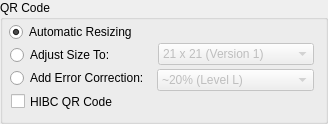
    <widget class="QGroupBox" name="grpQR" >
     <property name="geometry" >
      <rect>
       <x>108</x>
       <y>30</y>
       <width>328</width>
       <height>124</height>
      </rect>
     </property>
     <property name="title" >
      <string>QR Code</string>
     </property>
     <widget class="QRadioButton" name="radQRAuto" >
      <property name="geometry" >
       <rect>
        <x>9</x>
        <y>21</y>
        <width>135</width>
        <height>22</height>
       </rect>
      </property>
      <property name="text" >
       <string>Automatic Resizing</string>
      </property>
      <property name="checked" >
       <bool>true</bool>
      </property>
     </widget>
     <widget class="QRadioButton" name="radQRSize" >
      <property name="geometry" >
       <rect>
        <x>10</x>
        <y>44</y>
        <width>134</width>
        <height>22</height>
       </rect>
      </property>
      <property name="text" >
       <string>Adjust Size To:</string>
      </property>
     </widget>
     <widget class="QRadioButton" name="radQRECC" >
      <property name="geometry" >
       <rect>
        <x>10</x>
        <y>67</y>
        <width>141</width>
        <height>22</height>
       </rect>
      </property>
      <property name="text" >
       <string>Add Error Correction:</string>
      </property>
     </widget>
     <widget class="QCheckBox" name="chkQRHIBC" >
      <property name="geometry" >
       <rect>
        <x>11</x>
        <y>91</y>
        <width>116</width>
        <height>21</height>
       </rect>
      </property>
      <property name="text" >
       <string>HIBC QR Code</string>
      </property>
     </widget>
     <widget class="QComboBox" name="cmbQRSize" >
      <property name="enabled" >
       <bool>false</bool>
      </property>
      <property name="geometry" >
       <rect>
        <x>158</x>
        <y>43</y>
        <width>156</width>
        <height>22</height>
       </rect>
      </property>
      <item>
       <property name="text" >
        <string>21 x 21 (Version 1)</string>
       </property>
      </item>
      <item>
       <property name="text" >
        <string>25 x 25 (Version 2)</string>
       </property>
      </item>
      <item>
       <property name="text" >
        <string>29 x 29 (Version 3)</string>
       </property>
      </item>
      <item>
       <property name="text" >
        <string>33 x 33 (Version 4)</string>
       </property>
      </item>
      <item>
       <property name="text" >
        <string>37 x 37 (Version 5)</string>
       </property>
      </item>
      <item>
       <property name="text" >
        <string>41 x 41 (Version 6)</string>
       </property>
      </item>
      <item>
       <property name="text" >
        <string>45 x 45 (Version 7)</string>
       </property>
      </item>
      <item>
       <property name="text" >
        <string>49 x 49 (Version 8)</string>
       </property>
      </item>
      <item>
       <property name="text" >
        <string>53 x 53 (Version 9)</string>
       </property>
      </item>
      <item>
       <property name="text" >
        <string>57 x 57 (Version 10)</string>
       </property>
      </item>
      <item>
       <property name="text" >
        <string>61 x 61 (Version 11)</string>
       </property>
      </item>
      <item>
       <property name="text" >
        <string>65 x 65 (Version 12)</string>
       </property>
      </item>
      <item>
       <property name="text" >
        <string>69 x 69 (Version 13)</string>
       </property>
      </item>
      <item>
       <property name="text" >
        <string>73 x 73 (Version 14)</string>
       </property>
      </item>
      <item>
       <property name="text" >
        <string>77 x 77 (Version 15)</string>
       </property>
      </item>
      <item>
       <property name="text" >
        <string>81 x 81 (Version 16)</string>
       </property>
      </item>
      <item>
       <property name="text" >
        <string>85 x 85 (Version 17)</string>
       </property>
      </item>
      <item>
       <property name="text" >
        <string>89 x 89 (Version 18)</string>
       </property>
      </item>
      <item>
       <property name="text" >
        <string>93 x 93 (Version 19)</string>
       </property>
      </item>
      <item>
       <property name="text" >
        <string>97 x 97 (Version 20)</string>
       </property>
      </item>
      <item>
       <property name="text" >
        <string>101 x 101 (Version 21)</string>
       </property>
      </item>
      <item>
       <property name="text" >
        <string>105 x 105 (Version 22)</string>
       </property>
      </item>
      <item>
       <property name="text" >
        <string>109 x 109 (Version 23)</string>
       </property>
      </item>
      <item>
       <property name="text" >
        <string>113 x 113 (Version 24)</string>
       </property>
      </item>
      <item>
       <property name="text" >
        <string>117 x 117 (Version 25)</string>
       </property>
      </item>
      <item>
       <property name="text" >
        <string>121 x 121 (Version 26)</string>
       </property>
      </item>
      <item>
       <property name="text" >
        <string>125 x 125 (Version 27)</string>
       </property>
      </item>
      <item>
       <property name="text" >
        <string>129 x 129 (Version 28)</string>
       </property>
      </item>
      <item>
       <property name="text" >
        <string>133 x 133 (Version 29)</string>
       </property>
      </item>
      <item>
       <property name="text" >
        <string>137 x 137 (Version 30)</string>
       </property>
      </item>
      <item>
       <property name="text" >
        <string>141 x 141 (Version 31)</string>
       </property>
      </item>
      <item>
       <property name="text" >
        <string>145 x 145 (Version 32)</string>
       </property>
      </item>
      <item>
       <property name="text" >
        <string>149 x 149 (Version 33)</string>
       </property>
      </item>
      <item>
       <property name="text" >
        <string>153 x 153 (Version 34)</string>
       </property>
      </item>
      <item>
       <property name="text" >
        <string>157 x 157 (Version 35)</string>
       </property>
      </item>
      <item>
       <property name="text" >
        <string>161x 161 (Version 36)</string>
       </property>
      </item>
      <item>
       <property name="text" >
        <string>165 x 165 (Version 37)</string>
       </property>
      </item>
      <item>
       <property name="text" >
        <string>169 x 169 (Version 38)</string>
       </property>
      </item>
      <item>
       <property name="text" >
        <string>173 x 173 (Version 39)</string>
       </property>
      </item>
      <item>
       <property name="text" >
        <string>177 x 177 (Version 40)</string>
       </property>
      </item>
     </widget>
     <widget class="QComboBox" name="cmbQRECC" >
      <property name="enabled" >
       <bool>false</bool>
      </property>
      <property name="geometry" >
       <rect>
        <x>157</x>
        <y>69</y>
        <width>157</width>
        <height>22</height>
       </rect>
      </property>
      <item>
       <property name="text" >
        <string>~20% (Level L)</string>
       </property>
      </item>
      <item>
       <property name="text" >
        <string>~37% (Level M)</string>
       </property>
      </item>
      <item>
       <property name="text" >
        <string>~55% (Level Q)</string>
       </property>
      </item>
      <item>
       <property name="text" >
        <string>~65% (Level H)</string>
       </property>
      </item>
     </widget>
    </widget>
